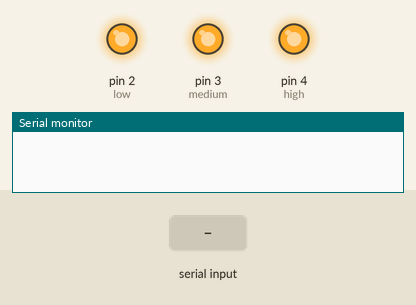
Bench run of a sketch on a simulated Arduino Uno, built with avr-gcc and run on an emulated ATmega328P. Shown: output pins drawn as LEDs (lit = HIGH), the last lines printed to the serial monitor. The test bench sets the inputs (shaded band).

Above: at 1.2 s.
1.3 s: "1" received over the second serial link
At 2.5 s:
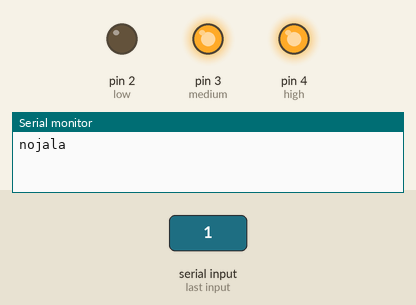
2.8 s: "2" received over the second serial link
At 3.7 s:
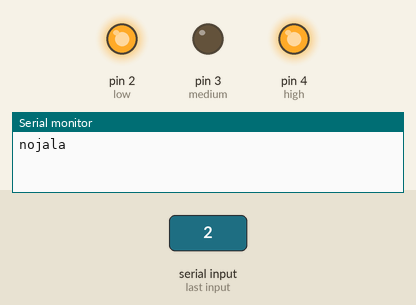
4.3 s: "3" received over the second serial link
At 4.8 s:
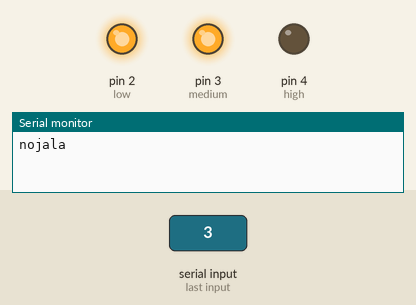
5.8 s: "4" received over the second serial link
At 7.2 s:
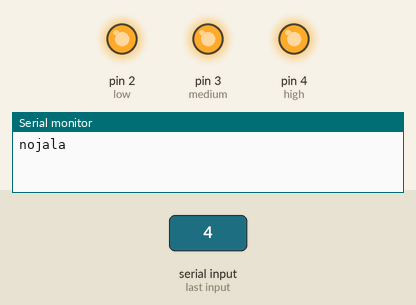
Timing chart, 0 to 8.3 s (numbered marks = the images above; inputs shaded):
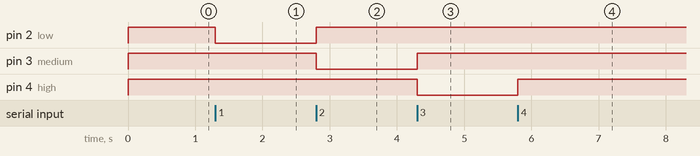

Measured:
- after the input at 1.3 s, pin 2 (low): HIGH → LOW at once
- after the input at 2.8 s, pin 2 (low): LOW → HIGH at once; pin 3 (medium): HIGH → LOW at once
- after the input at 4.3 s, pin 3 (medium): LOW → HIGH at once; pin 4 (high): HIGH → LOW at once
- after the input at 5.8 s, pin 4 (high): LOW → HIGH at once

The sketch:

CompresaCaliente.ino
```cpp
#include <SoftwareSerial.h>
#include<Servo.h>
SoftwareSerial BT(10,11);
int low = 2;
int medium =3;
int high = 4;


void setup() {
  BT.begin(9600);
  Serial.begin(9600);
  pinMode(low, OUTPUT);
  pinMode(medium, OUTPUT);
  pinMode(high, OUTPUT);
  digitalWrite(high,HIGH);
  digitalWrite(medium, HIGH);
  digitalWrite(low, HIGH);
}

void loop() {
  if(BT.available()>0){
    int Orden = BT.read();
    if(Orden == '1'){
      Serial.println("nojala");

      digitalWrite(high,HIGH);
      digitalWrite(medium, HIGH);
      digitalWrite(low, LOW);
    }
    if(Orden == '2'){
      digitalWrite(high,HIGH);
      digitalWrite(low, HIGH);
      digitalWrite(medium, LOW);
    }
    if(Orden == '3'){
      digitalWrite(medium, HIGH);
      digitalWrite(low, HIGH);
      digitalWrite(high,LOW);
    }
    if(Orden == '4'){
      digitalWrite(high,HIGH);
      digitalWrite(medium, HIGH);
      digitalWrite(low, HIGH);
    }
    }

}
```
